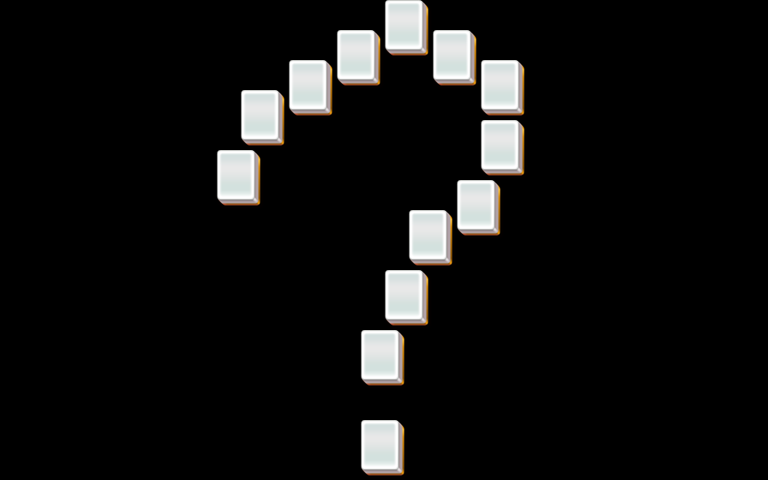

Below is a game level as drawn by its tile map, then a one-line description and the .tmx that defines it (tile-layer data replaced by summaries):
An orthogonal 32x16 tile map with 24x30 px tiles, 4 tile layers (layer1, layer2, layer3, layer4).

<map version="1.0" orientation="orthogonal" width="32" height="16" tilewidth="24" tileheight="30">
 <properties>
  <property name="species" value="10" />
 </properties>
 <tileset firstgid="1" name="mahjong" tilewidth="48" tileheight="60">
  <image source="mahjong.png" />
 </tileset>
 <layer name="layer1" width="32" height="16">
  <data>[512 cells, 13 non-empty, 1 distinct tile ids]</data>
 </layer>
 <layer name="layer2" width="32" height="16">
  <data>[512 cells, 13 non-empty, 1 distinct tile ids]</data>
 </layer>
 <layer name="layer3" width="32" height="16">
  <data>[512 cells, 13 non-empty, 1 distinct tile ids]</data>
 </layer>
 <layer name="layer4" width="32" height="16">
  <data>[512 cells, 13 non-empty, 1 distinct tile ids]</data>
 </layer>
</map>
